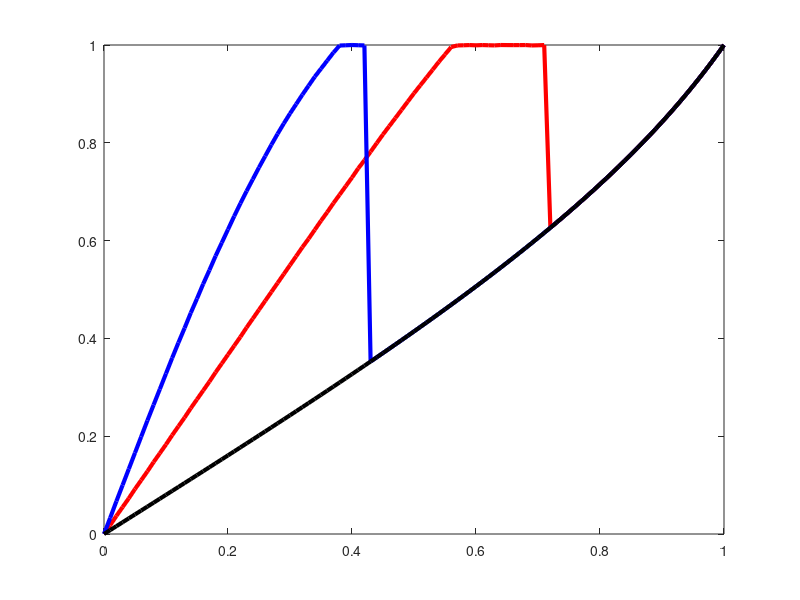

Write MATLAB code to recreate this figure.
%第五章N情景两种模式的对比：平台和二手供应商利润
clc;
clear;

%k = 0.7; gamma=0.3;
k = 0.3; alpha=0.6;

q1 = 1; qn = k * q1;
gammas = (0:0.01:1)';
minmu1=[];
minmu2=[];
i=1;
while i<=length(gammas)
    gamma= gammas(i);
    A = 2 - gamma^2;
    B = 4 - gamma^2 - alpha * gamma^2;
    mu_low=gamma*(alpha*A+1-alpha)./A;
    mu = (mu_low:0.001:1)';
    q2 = mu * q1; qs = k * q2; 

    % N-AA 无AI技术-代理模式
    % 均衡解
    PS_NAA = (A .* qs - gamma .* qn) / (2 + A);
    PN_NAA = (A .* qn - gamma .* qs) / (2 + A);
    % 需求函数
    DS_NAA = (A .* qs - gamma .* qn) / (2 + A);
    DN_NAA = (A .* qn - gamma .* qs) / (2 + A);
    %利润函数
    Pi_P_NAA= DN_NAA .* (alpha .* PN_NAA ) + DS_NAA .* (alpha .* PS_NAA);
    Pi_S_NAA= (1 - alpha) .* (DS_NAA .* PS_NAA);
    Pi_N_NAA= (1 - alpha) .* (DN_NAA .* PN_NAA);

    % N-WA 无AI技术-批发模式
    % 均衡解
    w_NWA = (A .* qs + gamma .* (alpha - 1 - alpha .* A) .* qn) / (2 .* A);
    PS_NWA = (((alpha + 1) .* A.^2 + (1 - 2 .* alpha) .* A) * qs + gamma .* (alpha - 1 - A) * qn) ./ (A .* B);
    PN_NWA = (((alpha + 2) .* A.^2 + (1 - 3 .* alpha) .* A + 2.*(alpha-1)) .* qn + gamma .* (-A) .* qs)./ (2 .* A .* B);
    % 需求函数
    DS_NWA =((A.^2).*qs+(-alpha.*(A.^2)+(alpha-1).*A).*gamma.*qn)./(2.*A.*B);
    DN_NWA =((-A).*gamma.*qs+((alpha+2).*A.^2+(-3.*alpha+1).*A+2.*alpha-2).*qn)./(2.*A.*B);
    %利润函数
    Pi_P_NWA= DN_NWA .* (alpha .* PN_NWA ) + DS_NWA.* (PS_NWA-w_NWA);
    Pi_S_NWA= w_NWA .* DS_NWA;
    Pi_N_NWA= (1 - alpha) .* (DN_NWA .* PN_NWA);

     plot(mu,Pi_P_NAA+0*mu,'r'); hold on;
     plot(mu,Pi_P_NWA+0*mu,'b'); hold off;
       
    plot(mu,Pi_S_NAA+0*mu,'r'); hold on;
    plot(mu,Pi_S_NWA+0*mu,'b'); hold off;
    Pi_P_NWA - Pi_P_NAA;
    Pi_S_NWA - Pi_S_NAA;
    dif = abs(Pi_P_NWA - Pi_P_NAA);
    indmu = find(dif == min(dif));
    muet = mu(indmu(1));
    minmu1 = [minmu1; muet];

    dif = abs(Pi_S_NWA - Pi_S_NAA);
    indmu = find(dif == min(dif));
    muet = mu(indmu(1));
    minmu2 = [minmu2; muet];

    i=i+1;
end
mu_low2=gammas.*(alpha.*(2-gammas.^2)+1-alpha)./(2-gammas.^2);
plot(gammas,minmu1,'-r','MarkerSize',6,'LineWidth',3);hold on;
plot(gammas,minmu2,'-b','MarkerSize',6,'LineWidth',3);hold on;
plot(gammas,mu_low2,'-k','MarkerSize',6,'LineWidth',3);hold on;

hold off;

%xlabel('二手产品保值率{\it{\mu}}');
%ylabel('区块链的实施成本{\it{c_b}}');
